Frame 1 (no input): blank canvas, image omitted
Frame 60 (the mouse pressed at the canvas centre just before this capture): blank canvas, image omitted
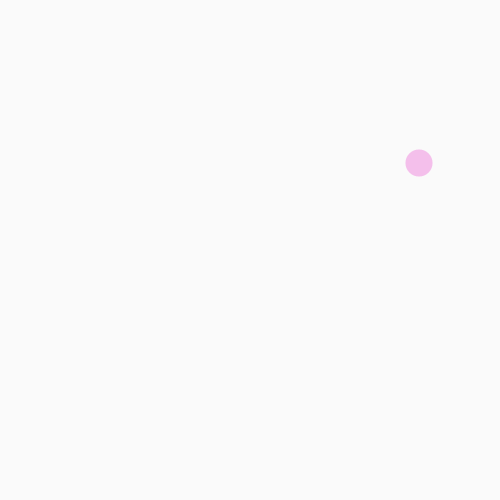
Frame 120 (the mouse held since frame 60 and released just before this capture)

The Processing sketch whose frames 1 and 60 were blank and that drew this single picture after the mouse press (run headless with seeded random() and noise(); from frame 60 on, the mouse is pressed at the canvas centre):

// Processing sketch: AiC1_10confetties_no_bouncing
// ── AiC1_10confetties_no_bouncing.pde
// the pink confetti example from module 1 for Algorithms topic 1.10
// Angelika Mader - April 2020

// confetties are created by mouse click

Confetties confetties; 

void setup(){
  size(500,500);
  confetties = new Confetties();
}

void draw(){
  background(250);
  confetties.update();
  confetties.render(); 
}

void mousePressed(){        
  confetties.mousePressedEvent();
}

// ── Confetti.pde
class Confetti {
  
  color pinkish;      // a confetti has a colour
  float xPos;         // a confetti has an x-position
  float yPos;         // a confetti has an y-position
  float radius;       // a confetti has a radius;
  float xSpeed;           // the confetti moves with some speed in x direction
  float ySpeed;           // the confetti moves with some speed in y direction
  
  //constructor: gives values to the variables
  Confetti() { 
    //random pinkish colour with opacity
    pinkish = color(int(random(180,255)), int(random(0,150)), int(random(100,200)), 70);  //pinkish
    
    //random radius and position
    radius = random(10,25);
    xPos = int(random(radius,width-radius));
    yPos = int(random(radius,height-radius));
    
    // random speed
    xSpeed = int(random(-4,4));               // speed in x-direction
    ySpeed = int(random(-4,4));               // speed in y-direction
  }
    
  void render() {
    noStroke();
    fill(pinkish);
    ellipse(xPos, yPos, 2*radius, 2*radius);
  }
  
  void update() {
    //if the confetti reaches the left wall or the right wall, it bounces
    if ((xPos > width - radius - xSpeed) || (xPos < radius - xSpeed)) {
      xSpeed = -xSpeed;
    }    
    //if the confetti reaches the top wall or the botton wall, it bounces
    if ((yPos > height - radius - ySpeed) || (yPos < radius - ySpeed)) {
      ySpeed = -ySpeed;
    }
    
    xPos = xPos + xSpeed;
    yPos = yPos + ySpeed;
  }
  
  void setSpeed(float xSpeed, float ySpeed){
    this.xSpeed = xSpeed;
    this.ySpeed = ySpeed;
  }  
}

// ── Confetties.pde
int MAX_CONFETTI = 30;

class Confetties {

  //this makes an array of 30 confettis
  Confetti[] confetti = new Confetti[MAX_CONFETTI];
  // number of confettis that is created already
  int generated;

  Confetties() {
    // for this example the constructor is indeed empty,
    // as all confetties are created dynamically...
  }

  void update() {
    
    // movement
    for (int k=0; k<generated; k++) {
      confetti[k].update();
    }
  }

  void render() {
    for (int k=0; k<generated; k++) {
      confetti[k].render();
    }
  }

  

  void  mousePressedEvent() {
    // a new confetti is only created here!
    if ( generated < MAX_CONFETTI) {
      Confetti newCandidate = new Confetti();
      // I do not want to create overlapping Confettis, does not look nice
      boolean addThisConfetti = true;
      for (int i = 0; i<generated; i++) {
        if (dist(confetti[i].xPos, confetti[i].yPos, newCandidate.xPos, newCandidate.yPos) < (confetti[i].radius + newCandidate.radius)) {
          addThisConfetti = false;
        };
      };
      if (addThisConfetti) {
        confetti[generated] = newCandidate;
        generated++;
      }
    };
  }
  
}
